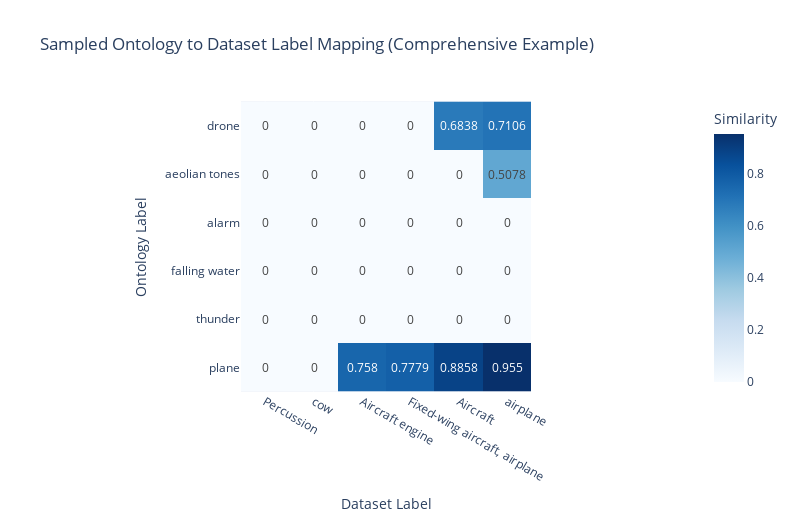

Notebook cell for this chart:
### Code cell
# Sample 6 ontology and 6 dataset labels from the full combined_df (cell 58's output) and plot a heatmap for a comprehensive example
# Fixes: avoid using list.append()/extend() return values, ensure 'plane' in sampled ontology, and include aircraft-related dataset labels if present
import random
import pandas as pd
import plotly.express as px

# Ensure combined_df exists
if 'combined_df' not in globals():
    raise RuntimeError('combined_df not found. Run the combined mapping cell first.')

df_full = combined_df.copy()

# If any AudioSet labels are MIDs, map them to display names using mid_to_label_dict if available and dataset column exists
if 'mid_to_label_dict' in globals() and 'dataset' in df_full.columns:
    mask = df_full['dataset'] == 'AudioSet'
    df_full.loc[mask, 'dataset_label'] = df_full.loc[mask, 'dataset_label'].map(lambda x: mid_to_label_dict.get(x, x))

# Get all ontology labels and all unique dataset labels from combined_df
all_ontology = df_full['ontology_label'].astype(str).unique().tolist()
all_dataset = sorted(df_full['dataset_label'].astype(str).unique().tolist())

# Build sampled ontology list: pick up to 5 random and ensure 'plane' is included (if present) to make a 6-item example
sample_size = 6
if len(all_ontology) <= sample_size:
    sampled_ontology = all_ontology.copy()
else:
    # sample sample_size-1 and reserve one slot for 'plane' if available
    sampled_ontology = random.sample(all_ontology, sample_size - 1)
    if 'plane' in all_ontology and 'plane' not in sampled_ontology:
        sampled_ontology.append('plane')
    else:
        # if 'plane' not available, fill the last slot from remaining
        remaining = [o for o in all_ontology if o not in sampled_ontology]
        if remaining:
            sampled_ontology.append(random.choice(remaining))

# Build sampled dataset list: try to include known aircraft-related labels if present
preferred = ["Aircraft engine", "Fixed-wing aircraft, airplane", "Aircraft", "airplane"]
extras = [p for p in preferred if p in all_dataset]
if len(all_dataset) <= sample_size:
    sampled_dataset = all_dataset.copy()
else:
    # choose random labels excluding extras then add extras (up to sample_size)
    pool = [d for d in all_dataset if d not in extras]
    n_random = max(0, sample_size - len(extras))
    sampled_dataset = random.sample(pool, min(n_random, len(pool)))
    # add extras while keeping total <= sample_size
    for e in extras:
        if len(sampled_dataset) < sample_size:
            sampled_dataset.append(e)

# Final safety: ensure lengths >0
if len(sampled_ontology) == 0 or len(sampled_dataset) == 0:
    raise RuntimeError('Not enough ontology or dataset labels to sample for example.')

# Build a similarity matrix: rows=ontology, cols=dataset label, values=similarity score (max if multiple)
sim_matrix = pd.DataFrame(0.0, index=sampled_ontology, columns=sampled_dataset)
for _, row in df_full.iterrows():
    ont = str(row.get('ontology_label'))
    lbl = str(row.get('dataset_label'))
    score = float(row.get('score', 0.0))
    if ont in sampled_ontology and lbl in sampled_dataset:
        sim_matrix.loc[ont, lbl] = max(sim_matrix.loc[ont, lbl], score)

fig = px.imshow(
    sim_matrix,
    text_auto=True,
    color_continuous_scale='Blues',
    labels=dict(x='Dataset Label', y='Ontology Label', color='Similarity'),
    title='Sampled Ontology to Dataset Label Mapping (Comprehensive Example)'
)
fig.update_layout(width=800, height=520)
fig.show()

print('Sampled ontology labels:', list(sim_matrix.index))
print('Sampled dataset labels:', list(sim_matrix.columns))

### Figure 1 — Plotly figure (JSON) as saved in the notebook; plotly's stock layout.template omitted (floating-point values rounded to 4 significant figures)
{"data": [{"coloraxis": "coloraxis", "hovertemplate": "Dataset Label: %{x}<br>Ontology Label: %{y}<br>Similarity: %{z}<extra></extra>", "name": "0", "texttemplate": "%{z}", "type": "heatmap", "x": ["Percussion", "cow", "Aircraft engine", "Fixed-wing aircraft, airplane", "Aircraft", "airplane"], "xaxis": "x", "y": ["drone", "aeolian tones", "alarm", "falling water", "thunder", "plane"], "yaxis": "y", "z": [[0.0, 0.0, 0.0, 0.0, 0.6838, 0.7106], [0.0, 0.0, 0.0, 0.0, 0.0, 0.5078], [0.0, 0.0, 0.0, 0.0, 0.0, 0.0], [0.0, 0.0, 0.0, 0.0, 0.0, 0.0], [0.0, 0.0, 0.0, 0.0, 0.0, 0.0], [0.0, 0.0, 0.758, 0.7779, 0.8858, 0.955]]}], "layout": {"coloraxis": {"colorbar": {"title": {"text": "Similarity"}}, "colorscale": [[0, "rgb(247,251,255)"], [0.125, "rgb(222,235,247)"], [0.25, "rgb(198,219,239)"], [0.375, "rgb(158,202,225)"], [0.5, "rgb(107,174,214)"], [0.625, "rgb(66,146,198)"], [0.75, "rgb(33,113,181)"], [0.875, "rgb(8,81,156)"], [1, "rgb(8,48,107)"]]}, "height": 520, "title": {"text": "Sampled Ontology to Dataset Label Mapping (Comprehensive Example)"}, "width": 800, "xaxis": {"anchor": "y", "constrain": "domain", "domain": [0, 1], "scaleanchor": "y", "title": {"text": "Dataset Label"}}, "yaxis": {"anchor": "x", "autorange": "reversed", "constrain": "domain", "domain": [0, 1], "title": {"text": "Ontology Label"}}}}
